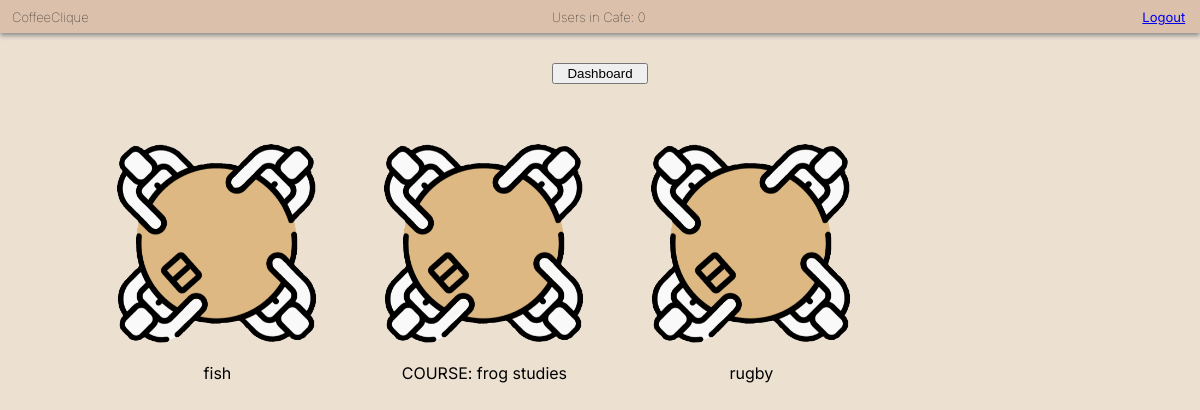
Page /table_view (signed in) on the committed database.
### app/models.py (models this page shows, shortened)
class CafeTable(models.Model):
    table_id = models.CharField(max_length=50)
    university = models.CharField(max_length=50)

### app/views.py (the view)
# urls.py: path('table_view', views.table_view, name='table_view'),
@login_required(login_url='/')
def table_view(request):
    current_user = request.user
    tables = CafeTable.objects.filter(
        university=current_user.university,
        table_id__in=current_user.cafe_table_ids.values_list('table_id',
                                                             flat=True)
    )
    context = {
        'tables': tables,
        'num_users': get_number_current_users()
    }
    return render(request, "table_view.html", context)

### app/views.py (called while the page is built)
def get_number_current_users():
    active_sessions = Session.objects.filter(expire_date__gte=timezone.now())
    active = 0
    for session in active_sessions:
        data = session.get_decoded()
        if data != {}:
            active += 1
    return active

### app/templates/table_view.html (shortened to what this page needs)
<!DOCTYPE html>
<html lang="en">
<head>
  {% load static %}
  <link rel="stylesheet" type="text/css" href="{% static 'css/basic.css' %}"></link>
  <link rel="stylesheet" type="text/css" href="{% static 'css/table_view.css' %}"></link>
</head>
<body>
  <div class="top_bar">
    <h6 class="app_name">CoffeeClique</h6>
    <h6 class="user_count">Users in Cafe: {{ num_users }}</h6>
    <a class="logout" href="{% url 'logout' %}">Logout</a>
  </div>
  <button onclick="document.location='dashboard'" id="dashboard">Dashboard</button>
  <ul>
    <div class="tables">
      {% for table in tables %}
      <li>
        <a href="{% url 'table_chat' table.pk %}">
        <img alt="Table" src="{% static 'images/table.png' %}" width=200" height="200"></a>
        <p class="table_names">{{table.table_id}}</p>
      </li>
      {% endfor %}
    </div>
  </ul>
</body>
</html>

### app/static/css/basic.css (style rules this page uses)
body { background-color: #ece0d1; margin: 0%; font-family: 'Inter', sans-serif; }
.top_bar { background-color: #dbc1ac; box-shadow: 0px 2.5px 5px #888888; padding-left: 1%; }
.app_name { margin: 0; padding-top: 9px; padding-bottom: 8px; font-size: small; font-weight:lighter; display: inline-block; width: 32%; }
.user_count { margin: 0; padding-top: 9px; padding-bottom: 8px; font-size: small; font-weight:lighter; width: 34%; display: inline-block; text-align: center; }
.logout { display: inline-block; width: 32%; text-align: right; font-size: small; }

### app/static/css/table_view.css (style rules this page uses)
ul { padding-inline-start: 0; }
.tables { margin-top: 3.5%; margin-bottom: 3.5%; margin-left: 7%; }
li { display: block; width: 200px; float: left; margin-left: 3%; margin-right: 3%; margin-top: 1.5%; margin-bottom:1.5%; }
.table_names { text-align: center; }
#dashboard { width: 8%; margin-left: 46%; margin-top: 2.5%; }

### rows in the picture
CafeTable: table_id "fish"
CafeTable: table_id "COURSE: frog studies"
CafeTable: table_id "rugby"

### other values in the picture
{{ num_users }} "0"
